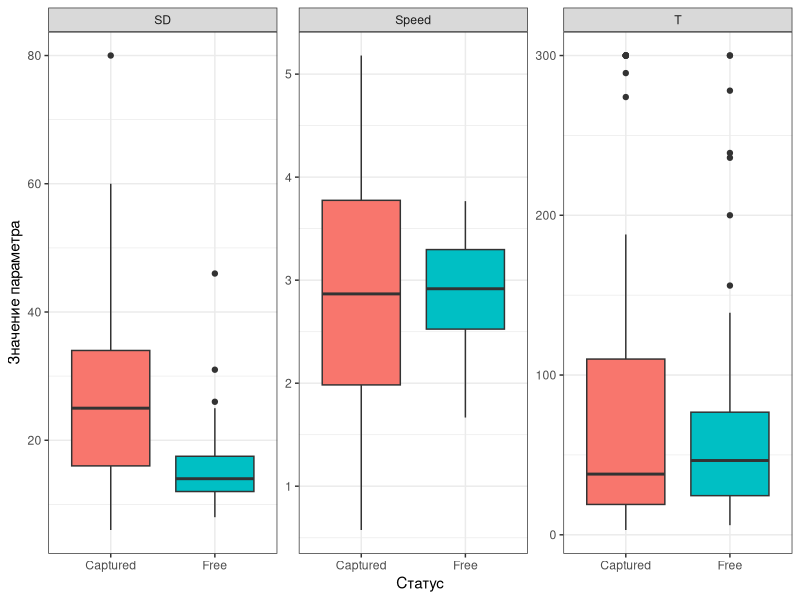
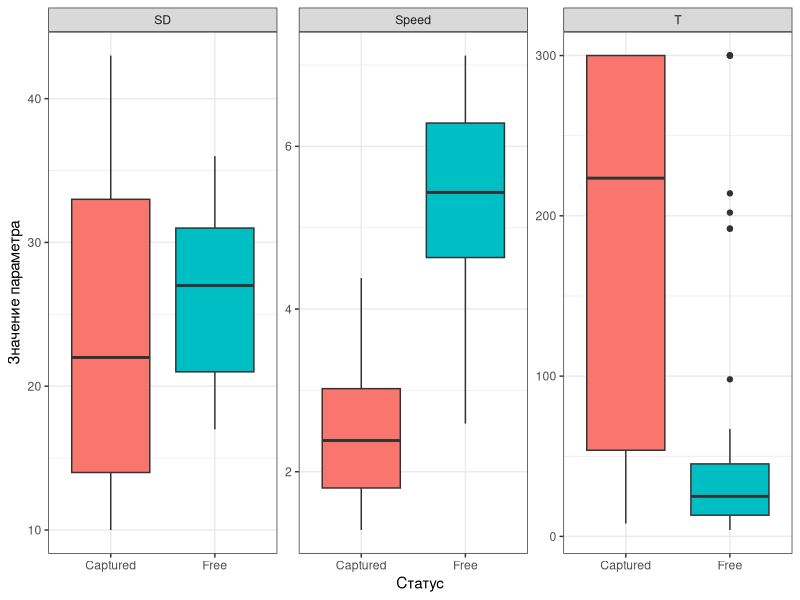

Source code (R) for these figures, in order:
## ---- chunk 1
library(knitr)
opts_chunk$set(echo = FALSE, warning = FALSE)
## ---- chunk 2
library(readxl)
library(ggplot2)
library(dplyr)
library(broom)
library(clipr)
## ---- chunk 3

snail_move2 <- read_excel("Data/snail_movement_2023_lenght.xlsx", na = "NA")
snail_move <- read_excel("Data/snail_movement_2023.xlsx", na = "NA")

Litt2 <- snail_move2 %>% filter(Species == "Littorina") 

Hydr2 <- snail_move2 %>% filter(Species == "Hydrobia")

Barbar <- snail_move %>% filter(Barbarity == "Barbar")



## ---- chunk 4

ggplot(Hydr2, aes(y = Value, x = Status,  fill = Status)) + 
  geom_boxplot() + 
  theme_bw() + 
  facet_wrap(~Trait,scales = "free_y") +
  labs(x = "Статус", y = "Значение параметра") + 
  guides(fill = "none")

## ---- chunk 5

model_Hydr2_sd <-
Barbar %>% filter(Species == "Hydrobia") %>% 
  aov(Sd ~ Aperture_size * Status, data = .)
  
 

sd_df <- tidy(model_Hydr2_sd)

kable(sd_df, caption = "Табл. ++. Результаты дисперсионного анализа модели, описывающей связь вариабельности направления движения с размером и статусом гидробий.")

## ---- chunk 6

ggplot(Litt2, aes(y = Value, x = Status,  fill = Status)) + 
  geom_boxplot() + 
  theme_bw() + 
  facet_wrap(~Trait,scales = "free_y") +
  labs(x = "Статус", y = "Значение параметра") + 
  guides(fill = "none")
